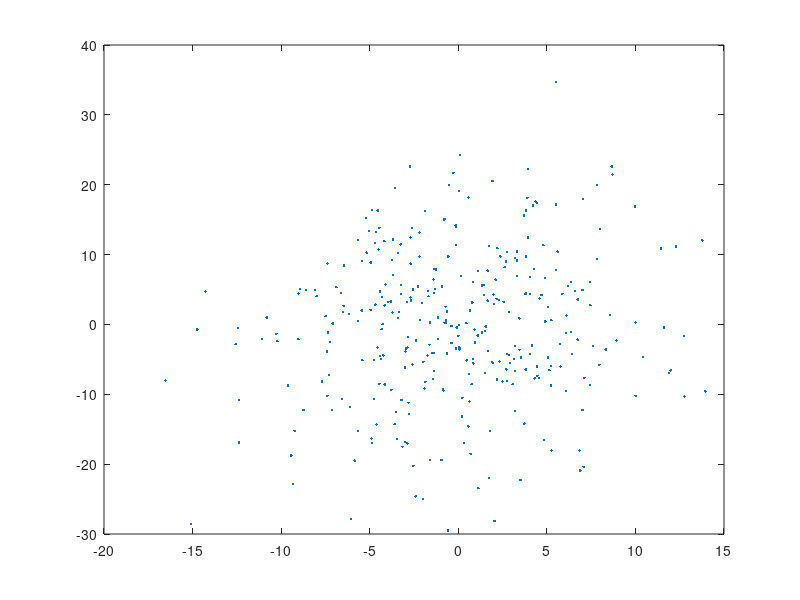

Reproduce this figure in MATLAB.
function generateData()

s = [2 2];
x = randn(334,1);
y1 = normrnd(s(1).*x,5);
y2 = normrnd(s(2).*x,10);
data = [y1 y2];
plot(data(:,1), data(:,2), '.');

end
